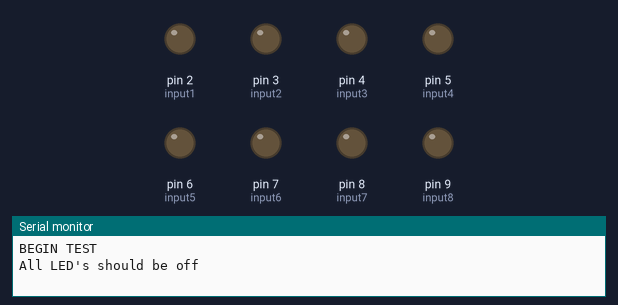
This sketch was run on a simulated Arduino Uno, built with avr-gcc and run on an emulated ATmega328P. Shown: output pins drawn as LEDs (lit = HIGH), the last lines printed to the serial monitor.

Above: at 0.1 s.
At 12.1 s:
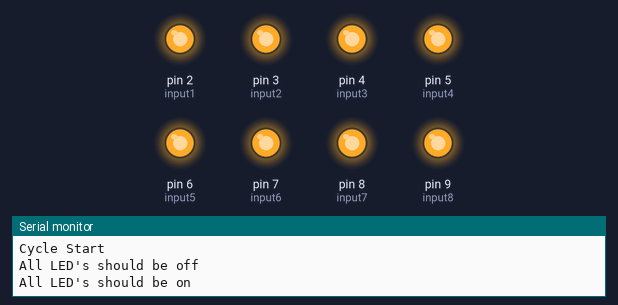
At 19.1 s:
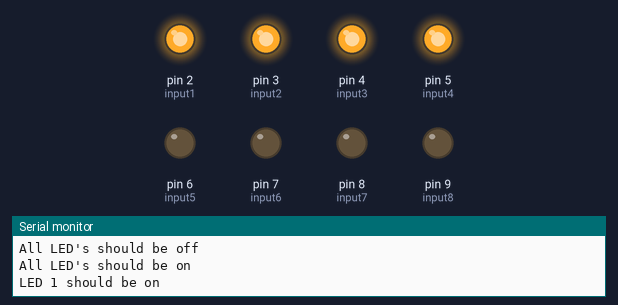
At 24.1 s:
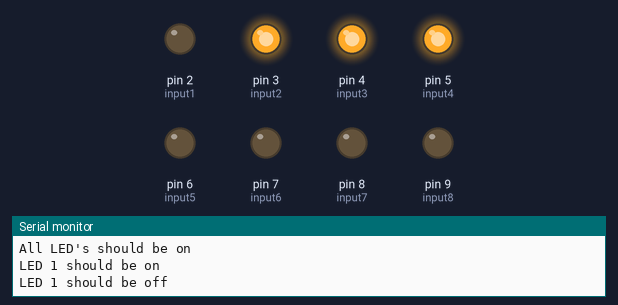
At 29.1 s:
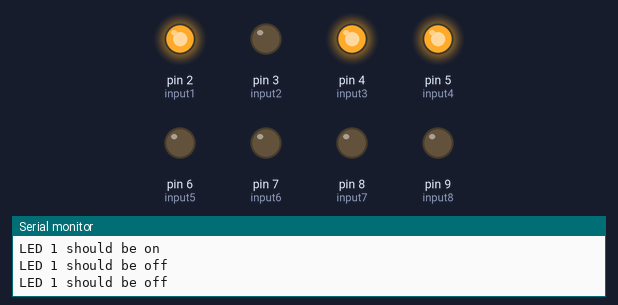
At 39.1 s:
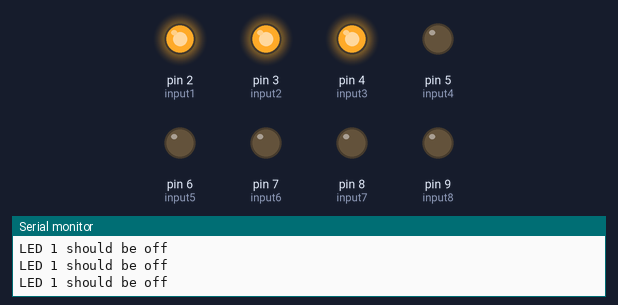
Timing chart, 0 to 40.6 s (numbered marks = the images above):
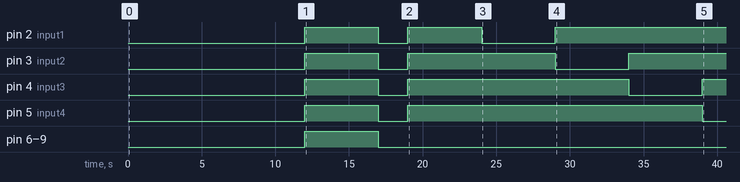

Measured:
- by itself, pin 2 (input1): goes HIGH 5.0 s, LOW 2.0 s, HIGH 5.0 s, LOW 5.0 s, then HIGH
- by itself, pin 3 (input2): goes HIGH 5.0 s, LOW 2.0 s, HIGH 10.0 s, LOW 5.0 s, then HIGH
- by itself, pin 4 (input3): goes HIGH 5.0 s, LOW 2.0 s, HIGH 15.0 s, LOW 5.0 s, then HIGH
- by itself, pin 5 (input4): LOW → HIGH at 12.0 s, → LOW 5.0 s later, → HIGH 2.0 s later, → LOW 20.0 s later
- by itself, pin 6 (input5), pin 7 (input6), pin 8 (input7), pin 9 (input8): LOW → HIGH at 12.0 s, → LOW 5.0 s later

The sketch:

74HC21.ino
```cpp
#define input1 2
#define input2 3
#define input3 4
#define input4 5
#define input5 6
#define input6 7
#define input7 8
#define input8 9

void resetLEDs(){
  digitalWrite(input1, LOW);
  digitalWrite(input2, LOW);
  digitalWrite(input3, LOW);
  digitalWrite(input4, LOW);
  digitalWrite(input5, LOW);
  digitalWrite(input6, LOW);
  digitalWrite(input7, LOW);
  digitalWrite(input8, LOW);
}
void setLEDsOn(){
  digitalWrite(input1, HIGH);
  digitalWrite(input2, HIGH);
  digitalWrite(input3, HIGH);
  digitalWrite(input4, HIGH);
  digitalWrite(input5, HIGH);
  digitalWrite(input6, HIGH);
  digitalWrite(input7, HIGH);
  digitalWrite(input8, HIGH);
}

void LED1Test(){
  digitalWrite(input1, HIGH);
  digitalWrite(input2, HIGH);
  digitalWrite(input3, HIGH);
  digitalWrite(input4, HIGH);
  Serial.println("LED 1 should be on");
  delay(5000);
  digitalWrite(input1, LOW);
  digitalWrite(input2, HIGH);
  digitalWrite(input3, HIGH);
  digitalWrite(input4, HIGH);
  Serial.println("LED 1 should be off");
  delay(5000);
  digitalWrite(input1, HIGH);
  digitalWrite(input2, LOW);
  digitalWrite(input3, HIGH);
  digitalWrite(input4, HIGH);
  Serial.println("LED 1 should be off");
  delay(5000);
  digitalWrite(input1, HIGH);
  digitalWrite(input2, HIGH);
  digitalWrite(input3, LOW);
  digitalWrite(input4, HIGH);
  Serial.println("LED 1 should be off");
  delay(5000);
  digitalWrite(input1, HIGH);
  digitalWrite(input2, HIGH);
  digitalWrite(input3, HIGH);
  digitalWrite(input4, LOW);
  Serial.println("LED 1 should be off");
  delay(5000);
  Serial.println("LED 1 Test Complete");
}

void LED2Test(){
  digitalWrite(input5, HIGH);
  digitalWrite(input6, HIGH);
  digitalWrite(input7, HIGH);
  digitalWrite(input8, HIGH);
  Serial.println("LED 2 should be on");
  delay(5000);
  digitalWrite(input5, LOW);
  digitalWrite(input6, HIGH);
  digitalWrite(input7, HIGH);
  digitalWrite(input8, HIGH);
  Serial.println("LED 2 should be off");
  delay(5000);
  digitalWrite(input5, HIGH);
  digitalWrite(input6, LOW);
  digitalWrite(input7, HIGH);
  digitalWrite(input8, HIGH);
  Serial.println("LED 2 should be off");
  delay(5000);
  digitalWrite(input5, HIGH);
  digitalWrite(input6, HIGH);
  digitalWrite(input7, LOW);
  digitalWrite(input8, HIGH);
  Serial.println("LED 2 should be off");
  delay(5000);
  digitalWrite(input5, HIGH);
  digitalWrite(input6, HIGH);
  digitalWrite(input7, HIGH);
  digitalWrite(input8, LOW);
  Serial.println("LED 2 should be off");
  delay(5000);
  Serial.println("LED 2 Test Complete");
}

void setup() {
  // put your setup code here, to run once:
  pinMode(input1, OUTPUT);
  pinMode(input2, OUTPUT);
  pinMode(input3, OUTPUT);
  pinMode(input4, OUTPUT);
  pinMode(input5, OUTPUT);
  pinMode(input6, OUTPUT);
  pinMode(input7, OUTPUT);
  pinMode(input8, OUTPUT);
  Serial.begin(9600);
  Serial.println("BEGIN TEST");
  resetLEDs();
  Serial.println("All LED's should be off");
  delay(5000);
}

void loop() {
  Serial.println("Cycle Start");
  resetLEDs();
  delay(5000);
  Serial.println("All LED's should be off");
  delay(2000);
  setLEDsOn();
  Serial.println("All LED's should be on");
  delay(5000);
  resetLEDs();
  delay(2000);
  LED1Test();
  delay(5000);
  resetLEDs();
  delay(2000);
  LED2Test();
  delay(5000);
  resetLEDs();
  Serial.println("All LED's should be off");
  delay(2000);
  setLEDsOn();
  Serial.println("All LED's should be off");
  delay(2000);
  resetLEDs();
  Serial.println("Cycle Complete");
  delay(1000);
}
```
